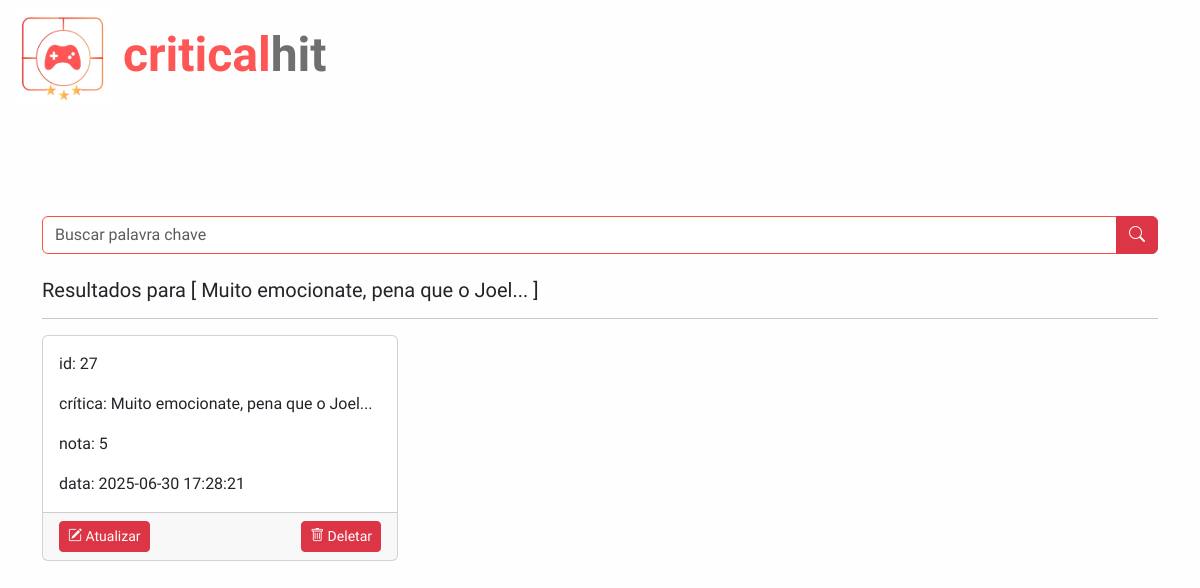
Page /busca.php?palavra=Muito emocionate, pena que o Joel... on the committed database.
### tables this page shows
CREATE TABLE `comentario` (
  `id_com` int(10) NOT NULL,
  `texto` varchar(1000) NOT NULL,
  `data` timestamp NOT NULL DEFAULT current_timestamp() ON UPDATE current_timestamp(),
  `nota_avaliacao` char(1) NOT NULL,
  `id_jogo` int(10) NOT NULL,
  `id_usuario` int(10) NOT NULL,
  `id_plataforma` int(5) NOT NULL
);

### busca.php (the view, shortened to what this page needs)
<?php
include_once 'src/config/db_connect.php';
?>
<!DOCTYPE html>
<html lang="pt-br">
<head>
    <link href="https://cdn.jsdelivr.net/npm/bootstrap@5.3.0/dist/css/bootstrap.min.css" rel="stylesheet">
    <link href="https://cdn.jsdelivr.net/npm/bootstrap-icons@1.10.5/font/bootstrap-icons.css" rel="stylesheet">
    <link rel="stylesheet" href="assets/css/login.css">
</head>
<body class="p-4">
    <div class="container">
        <div class="logo mb-3">
            <a href="index.php" class="text-decoration-none" style="color: inherit;" title="Voltar para a página inicial">
                <img src="assets/pictures/criticalogo.jpg" alt="CriticalHit" width="50"> <span>critical</span>hit
            </a>
        </div>
        <form method="get" class="mb-4">
            <div class="input-group">
                <input type="text" class="form-control" name="palavra" placeholder="Buscar palavra chave" />
                <button type="submit" class="btn btn-danger">
                    <i class="bi bi-search"></i>
                </button>
            </div>
        </form>
        <?php
        $palavra = isset($_GET['palavra']) ? $conn->real_escape_string($_GET['palavra']) : '';
        if (!empty($palavra)) {
            echo "<h5>Resultados para [ " . htmlspecialchars($palavra) . " ]</span></h5><hr>";
            $sql = "SELECT * FROM comentario WHERE texto LIKE '%$palavra%'";
            $resultado = $conn->query($sql);
            if ($resultado->num_rows > 0) {
                echo '<div class="row">';
                while ($linha = $resultado->fetch_assoc()) {
                    ?>
                    <div class="col-md-6 col-lg-4 mb-4">
                        <div class="card h-100">
                            <div class="card-body">
                                <p class="card-text" > id: <?= nl2br(htmlspecialchars($linha['id_com'])) ?></p>
                                <p class="card-text">crítica: <?= nl2br(htmlspecialchars($linha['texto'])) ?></p>
                                <p class="card-text">nota: <?= nl2br(htmlspecialchars($linha['nota_avaliacao'])) ?></p>
                                <p class="card-text">data: <?= nl2br(htmlspecialchars($linha['data'])) ?></p>
                            </div>
                            <div class="card-footer d-flex justify-content-between">
                                <a href="src/actions/gerenciamento_busca_comentario/atualizar.php?id_com=<?= $linha['id_com'] ?>" class="btn btn-sm btn-danger">
                                    <i class="bi bi-pencil-square"></i> Atualizar
                                </a>
                                <a href="src/actions/gerenciamento_busca_comentario/deletar.php?id_com=<?= $linha['id_com'] ?>" class="btn btn-sm btn-danger" onclick="return confirm('Deseja realmente excluir esta crítica?')">
                                    <i class="bi bi-trash"></i> Deletar
                                </a>
                            </div>
                        </div>
                    </div>
                    <?php
                }
                echo '</div>';
            } else {
                echo "<p>Nenhuma crítica encontrada.</p>";
            }
        } else {
            echo "<p>Digite uma palavra para buscar.</p>";
        }
        ?>
    </div>
</body>
</html>

### assets/css/login.css (style rules this page uses)
* { font-family: 'Rambla'; }
body { display: flex; align-items: center; justify-content: center; column-gap: normal; height: 100vh; background-color: #fffefe; }
.logo { position: absolute; top: 10px; left: 15px; font-size: 3rem; font-weight: bold; color: #6f6f6f; }
.logo img { width: 6rem; height: 6rem; }
.logo span { color: #fe5655; }
input.form-control { border-color: #fa503f; }

### rows in the picture
comentario: id_com "27", texto "Muito emocionate, pena que o Joel...", nota_avaliacao "5", data "2025-06-30 17:28:21"

### other values in the picture
$palavra "Muito emocionate, pena que o Joel..."
